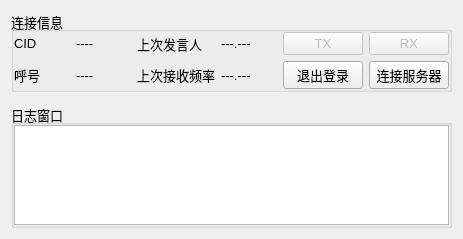
<?xml version="1.0" encoding="UTF-8"?>
<ui version="4.0">
 <class>ConnectWindow</class>
 <widget class="QWidget" name="ConnectWindow">
  <property name="geometry">
   <rect>
    <x>0</x>
    <y>0</y>
    <width>463</width>
    <height>224</height>
   </rect>
  </property>
  <property name="font">
   <font>
    <family>Leelawadee UI</family>
    <pointsize>10</pointsize>
   </font>
  </property>
  <property name="windowTitle">
   <string>AudioClient</string>
  </property>
  <property name="styleSheet">
   <string notr="true"/>
  </property>
  <layout class="QGridLayout" name="gridLayout">
   <item row="0" column="0">
    <widget class="QGroupBox" name="groupBox_2">
     <property name="title">
      <string>连接信息</string>
     </property>
     <layout class="QGridLayout" name="gridLayout_2">
      <property name="leftMargin">
       <number>0</number>
      </property>
      <property name="topMargin">
       <number>0</number>
      </property>
      <property name="rightMargin">
       <number>0</number>
      </property>
      <property name="bottomMargin">
       <number>0</number>
      </property>
      <property name="spacing">
       <number>6</number>
      </property>
      <item row="1" column="2">
       <widget class="QLabel" name="label_rx_freq">
        <property name="text">
         <string>上次接收频率</string>
        </property>
       </widget>
      </item>
      <item row="0" column="3">
       <widget class="QLabel" name="label_rx_callsign_v">
        <property name="text">
         <string>---.---</string>
        </property>
       </widget>
      </item>
      <item row="1" column="3">
       <widget class="QLabel" name="label_rx_freq_v">
        <property name="text">
         <string>---.---</string>
        </property>
       </widget>
      </item>
      <item row="0" column="1">
       <widget class="QLabel" name="label_cid_v">
        <property name="sizePolicy">
         <sizepolicy hsizetype="Preferred" vsizetype="Preferred">
          <horstretch>0</horstretch>
          <verstretch>0</verstretch>
         </sizepolicy>
        </property>
        <property name="minimumSize">
         <size>
          <width>0</width>
          <height>0</height>
         </size>
        </property>
        <property name="text">
         <string>----</string>
        </property>
       </widget>
      </item>
      <item row="1" column="7">
       <widget class="QPushButton" name="button_connect">
        <property name="sizePolicy">
         <sizepolicy hsizetype="Minimum" vsizetype="Preferred">
          <horstretch>0</horstretch>
          <verstretch>0</verstretch>
         </sizepolicy>
        </property>
        <property name="text">
         <string>连接服务器</string>
        </property>
       </widget>
      </item>
      <item row="0" column="5">
       <widget class="IndicatorButton" name="button_tx">
        <property name="enabled">
         <bool>false</bool>
        </property>
        <property name="cursor">
         <cursorShape>ForbiddenCursor</cursorShape>
        </property>
        <property name="text">
         <string>TX</string>
        </property>
       </widget>
      </item>
      <item row="1" column="1">
       <widget class="QLabel" name="label_callsign_v">
        <property name="sizePolicy">
         <sizepolicy hsizetype="Preferred" vsizetype="Preferred">
          <horstretch>0</horstretch>
          <verstretch>0</verstretch>
         </sizepolicy>
        </property>
        <property name="minimumSize">
         <size>
          <width>0</width>
          <height>0</height>
         </size>
        </property>
        <property name="text">
         <string>----</string>
        </property>
       </widget>
      </item>
      <item row="0" column="0">
       <widget class="QLabel" name="label_cid">
        <property name="sizePolicy">
         <sizepolicy hsizetype="Minimum" vsizetype="Fixed">
          <horstretch>0</horstretch>
          <verstretch>0</verstretch>
         </sizepolicy>
        </property>
        <property name="minimumSize">
         <size>
          <width>40</width>
          <height>0</height>
         </size>
        </property>
        <property name="maximumSize">
         <size>
          <width>16777215</width>
          <height>16777215</height>
         </size>
        </property>
        <property name="text">
         <string>CID</string>
        </property>
       </widget>
      </item>
      <item row="1" column="0">
       <widget class="QLabel" name="label_callsign">
        <property name="sizePolicy">
         <sizepolicy hsizetype="Minimum" vsizetype="Fixed">
          <horstretch>0</horstretch>
          <verstretch>0</verstretch>
         </sizepolicy>
        </property>
        <property name="minimumSize">
         <size>
          <width>0</width>
          <height>0</height>
         </size>
        </property>
        <property name="maximumSize">
         <size>
          <width>16777215</width>
          <height>16777215</height>
         </size>
        </property>
        <property name="text">
         <string>呼号</string>
        </property>
       </widget>
      </item>
      <item row="0" column="2">
       <widget class="QLabel" name="label_rx_callsign">
        <property name="text">
         <string>上次发言人</string>
        </property>
       </widget>
      </item>
      <item row="0" column="7">
       <widget class="IndicatorButton" name="button_rx">
        <property name="enabled">
         <bool>false</bool>
        </property>
        <property name="cursor">
         <cursorShape>ForbiddenCursor</cursorShape>
        </property>
        <property name="text">
         <string>RX</string>
        </property>
       </widget>
      </item>
      <item row="1" column="5">
       <widget class="QPushButton" name="button_exit">
        <property name="text">
         <string>退出登录</string>
        </property>
       </widget>
      </item>
     </layout>
    </widget>
   </item>
   <item row="1" column="0">
    <widget class="QStackedWidget" name="windows">
     <property name="sizePolicy">
      <sizepolicy hsizetype="Preferred" vsizetype="Minimum">
       <horstretch>0</horstretch>
       <verstretch>0</verstretch>
      </sizepolicy>
     </property>
    </widget>
   </item>
   <item row="2" column="0">
    <widget class="QGroupBox" name="groupBox">
     <property name="sizePolicy">
      <sizepolicy hsizetype="Preferred" vsizetype="Minimum">
       <horstretch>0</horstretch>
       <verstretch>0</verstretch>
      </sizepolicy>
     </property>
     <property name="title">
      <string>日志窗口</string>
     </property>
     <layout class="QGridLayout" name="gridLayout_3">
      <property name="leftMargin">
       <number>0</number>
      </property>
      <property name="topMargin">
       <number>0</number>
      </property>
      <property name="rightMargin">
       <number>0</number>
      </property>
      <property name="bottomMargin">
       <number>0</number>
      </property>
      <property name="spacing">
       <number>0</number>
      </property>
      <item row="0" column="0">
       <widget class="QTextBrowser" name="text_browser_log">
        <property name="maximumSize">
         <size>
          <width>16777215</width>
          <height>100</height>
         </size>
        </property>
       </widget>
      </item>
     </layout>
    </widget>
   </item>
  </layout>
 </widget>
 <customwidgets>
  <customwidget>
   <class>IndicatorButton</class>
   <extends>QPushButton</extends>
   <header>src/ui/component/indicator_button.h</header>
  </customwidget>
 </customwidgets>
 <resources/>
 <connections/>
</ui>
